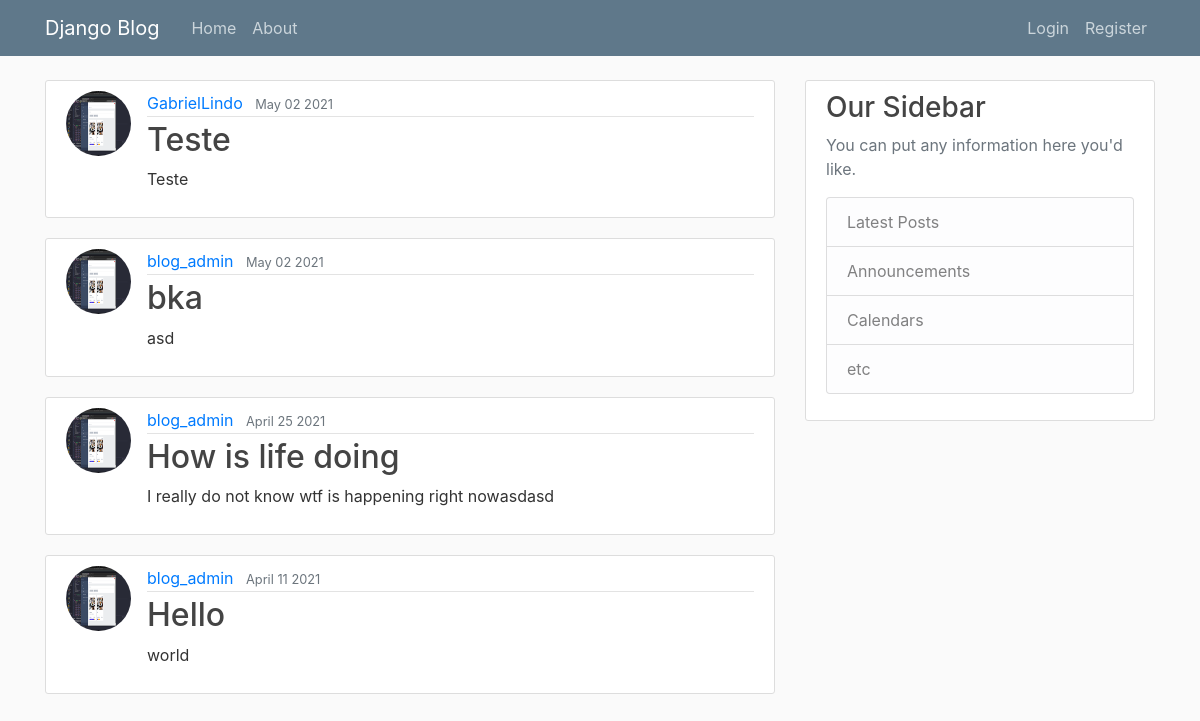
Before: / with the older database file.
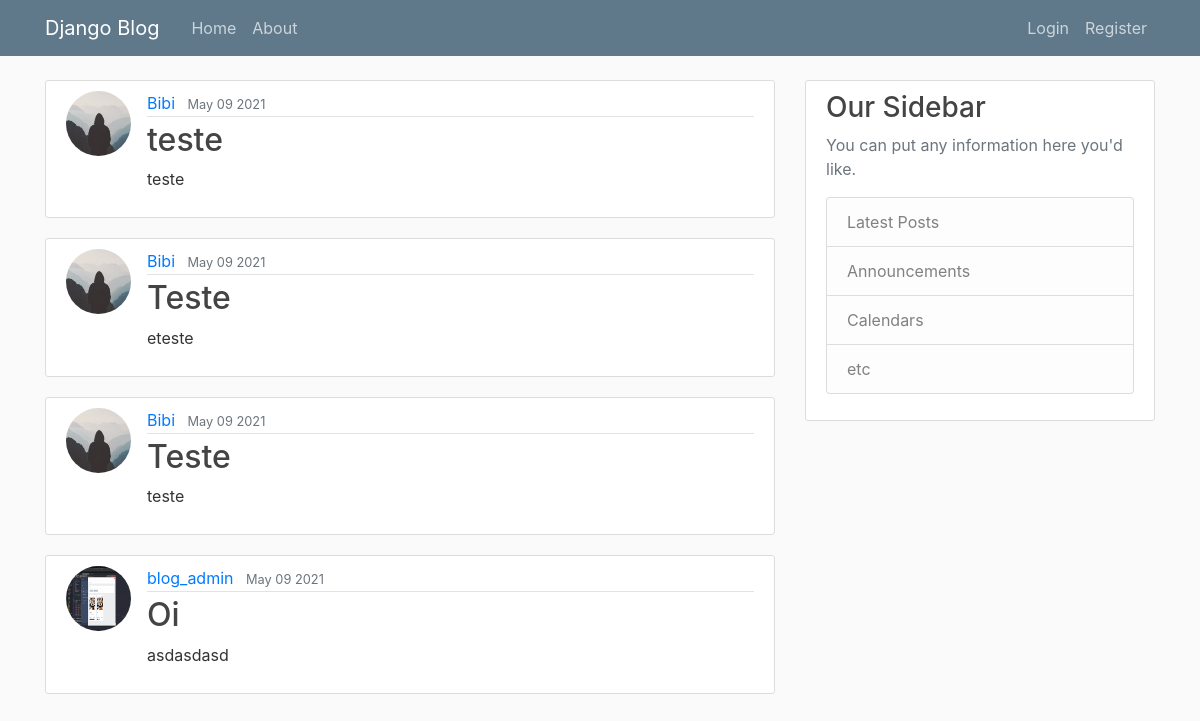
After: the same page with the newer database file.
### blogs/models.py (models this page shows, shortened)
class Post(models.Model):
    title = models.CharField(max_length=200)
    content = models.TextField()
    date_posted = models.DateTimeField(default=timezone.now)
    author = models.ForeignKey(to=User, on_delete=models.CASCADE)

### users/models.py (models this page shows, shortened)
class Profile(models.Model):
    user = models.OneToOneField(to=User, on_delete=models.CASCADE)
    image = models.ImageField(default='default.jpg', upload_to='profile_pics')

### blogs/views.py (the view)
# urls.py: path('', PostListView.as_view(), name='home'),
class PostListView(ListView):
    model = Post
    template_name = 'blogs/home.html'
    context_object_name = 'posts'
    ordering = ['-date_posted']
    paginate_by = 4

### blogs/templates/blogs/home.html
{% extends 'blogs/base.html' %}
{% block content %}
    {% for post in posts %}
        <article class="media content-section">
            <img src="{{ post.author.profile.image.url }}" class="rounded-circle article-img" alt="">
            <div class="media-body">
                <div class="article-metadata">
                    <a class="mr-2" href="#">{{ post.author }}</a>
                    <small class="text-muted">{{ post.date_posted|date:"F d Y" }}</small>
                </div>
                <h2><a class="article-title" href="{% url 'blogs:post-detail' post.id %}">{{ post.title }}</a></h2>
                <p class="article-content">{{ post.content }}</p>
            </div>
        </article>
    {% endfor %}
{% endblock content %}

Changed rows visible on the page:
no longer on this page (row unchanged): Post: author.profile.image (picture), author "GabrielLindo", date_posted "May 02 2021", title "Teste", content "Teste"
removed Post: author.profile.image (picture), author "blog_admin", date_posted "May 02 2021", title "bka", content "asd"
no longer on this page (row unchanged): Post: author.profile.image (picture), author "blog_admin", date_posted "April 25 2021", title "How is life doing", content "I really do not know wtf is happening right nowasdasd"
no longer on this page (row unchanged): Post: author.profile.image (picture), author "blog_admin", date_posted "April 11 2021", title "Hello", content "world"
added Post: author.profile.image (placeholder picture), author "Bibi", date_posted "May 09 2021", title "teste", content "teste"
added Post: author.profile.image (placeholder picture), author "Bibi", date_posted "May 09 2021", title "Teste", content "eteste"
added Post: author.profile.image (placeholder picture), author "Bibi", date_posted "May 09 2021", title "Teste", content "teste"
added Post: author.profile.image (picture), author "blog_admin", date_posted "May 09 2021", title "Oi", content "asdasdasd"
